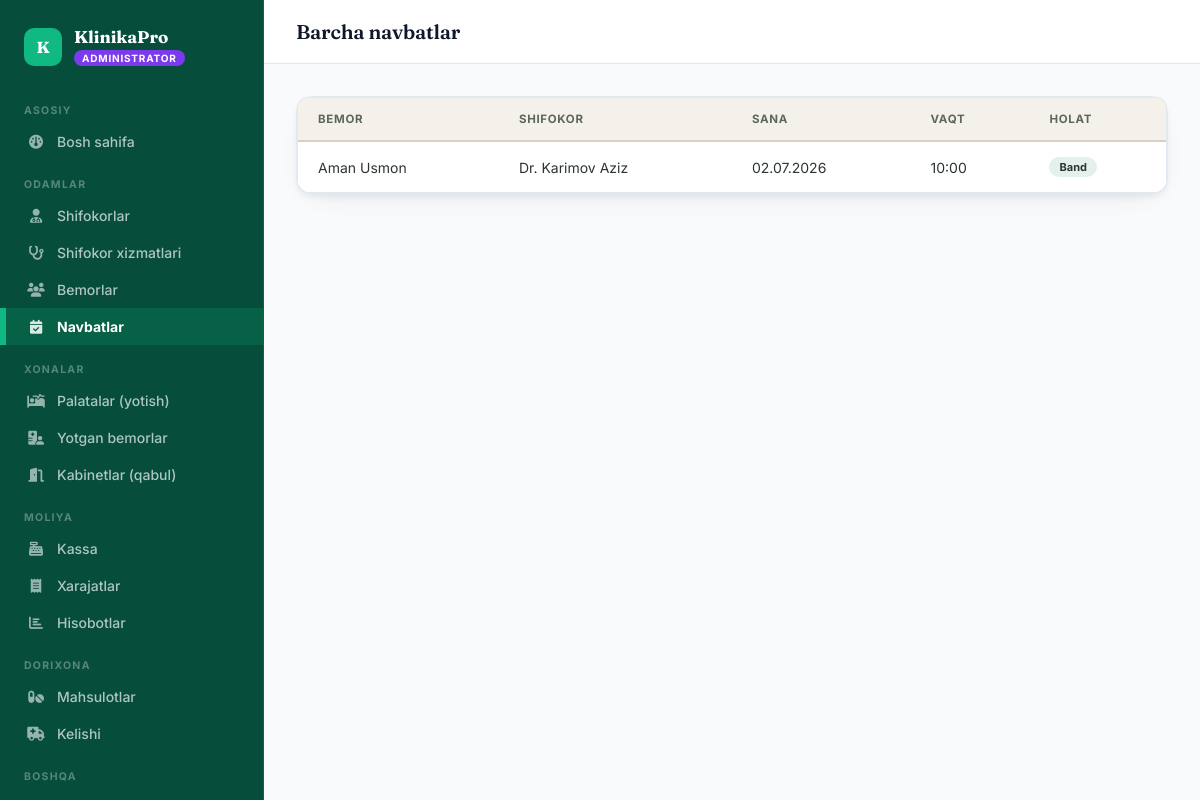
The page /appointments/admin/list/ (signed in) on the database its author committed.
### accounts/models.py (models this page shows, shortened)
class User(AbstractUser):
    ROLE_CHOICES = [
        ('admin', 'Administrator'),
        ('doctor', 'Shifokor'),
        ('patient', 'Bemor'),
    ]
    role = models.CharField(max_length=10, choices=ROLE_CHOICES, default='patient')
    phone = models.CharField(max_length=20, blank=True)

### appointments/models.py (models this page shows, shortened)
class Appointment(models.Model):
    STATUS = [
        ('booked', 'Band qilingan'),
        ('completed', 'Yakunlangan'),
        ('cancelled', 'Bekor qilingan'),
    ]
    patient = models.ForeignKey('patients.Patient', on_delete=models.CASCADE, related_name='appointments')
    doctor = models.ForeignKey('doctors.Doctor', on_delete=models.CASCADE, related_name='appointments')
    availability = models.OneToOneField('doctors.DoctorAvailability', on_delete=models.CASCADE, related_name='appointment')
    complaint = models.TextField(blank=True, verbose_name="Shikoyat / sabab")
    status = models.CharField(max_length=20, choices=STATUS, default='booked')
    created_at = models.DateTimeField(auto_now_add=True)
    class Meta:
        verbose_name = "Navbat (qabul)"
        verbose_name_plural = "Navbatlar (qabullar)"
        ordering = ['-created_at']

### patients/models.py (models this page shows, shortened)
class Patient(models.Model):
    GENDER_CHOICES = [('M', 'Erkak'), ('F', 'Ayol')]
    user = models.OneToOneField(settings.AUTH_USER_MODEL, on_delete=models.CASCADE, related_name='patient_profile')
    patient_id = models.CharField(max_length=20, unique=True, default=generate_patient_id, verbose_name="Bemor ID")
    first_name = models.CharField(max_length=100, verbose_name="Ism")
    last_name = models.CharField(max_length=100, verbose_name="Familiya")
    gender = models.CharField(max_length=1, choices=GENDER_CHOICES, verbose_name="Jinsi")
    birth_date = models.DateField(verbose_name="Tug'ilgan sana")
    phone = models.CharField(max_length=20, verbose_name="Telefon")
    address = models.TextField(blank=True, verbose_name="Manzil")
    blood_type = models.CharField(max_length=5, blank=True, verbose_name="Qon guruhi")
    allergies = models.TextField(blank=True, verbose_name="Allergiyalar")
    has_booked = models.BooleanField(default=False, verbose_name="Birinchi navbatni band qilganmi")
    registered_at = models.DateTimeField(auto_now_add=True)
    @property
    def full_name(self):
        return f"{self.last_name} {self.first_name}"
    class Meta:
        verbose_name = "Bemor"
        verbose_name_plural = "Bemorlar"

### doctors/models.py (models this page shows, shortened)
class Doctor(models.Model):
    GENDER_CHOICES = [('M', 'Erkak'), ('F', 'Ayol')]
    user = models.OneToOneField(settings.AUTH_USER_MODEL, on_delete=models.CASCADE, related_name='doctor_profile')
    first_name = models.CharField(max_length=100, verbose_name="1. Ism")
    last_name = models.CharField(max_length=100, verbose_name="2. Familiya")
    phone = models.CharField(max_length=20, verbose_name="3. Telefon")
    gender = models.CharField(max_length=1, choices=GENDER_CHOICES, verbose_name="4. Jinsi")
    specialization = models.ForeignKey(Specialization, on_delete=models.SET_NULL, null=True, verbose_name="5. Mutaxassislik")
    experience_years = models.PositiveIntegerField(default=0, verbose_name="6. Ish tajribasi (yil)")
    consultation_price = models.DecimalField(max_digits=12, decimal_places=0, default=0, verbose_name="7. Konsultatsiya narxi")
    cabinet = models.ForeignKey('rooms.Cabinet', on_delete=models.SET_NULL, null=True, blank=True, related_name='doctors', verbose_name="8. Kabinet (xona)")
    photo = models.ImageField(upload_to='doctors/', blank=True, verbose_name="9. Rasmi")
    bio = models.TextField(blank=True, verbose_name="10. Qisqacha ma'lumot")
    is_active = models.BooleanField(default=True)
    created_at = models.DateTimeField(auto_now_add=True)
    def __str__(self):
        return f"Dr. {self.last_name} {self.first_name}"
    class Meta:
        verbose_name = "Shifokor"
        verbose_name_plural = "Shifokorlar"

class DoctorAvailability(models.Model):
    doctor = models.ForeignKey(Doctor, on_delete=models.CASCADE, related_name='availabilities')
    date = models.DateField(verbose_name="Sana")
    start_time = models.TimeField(verbose_name="Boshlanish vaqti")
    end_time = models.TimeField(verbose_name="Tugash vaqti")
    is_booked = models.BooleanField(default=False, verbose_name="Band qilinganmi")
    class Meta:
        verbose_name = "Bo'sh vaqt"
        verbose_name_plural = "Bo'sh vaqtlar"
        ordering = ['date', 'start_time']
        unique_together = ['doctor', 'date', 'start_time']

### appointments/views.py (the view)
# urls.py: path('admin/list/', views.appointment_list_admin, name='appointment_list_admin'),
@login_required
@role_required('admin')
def appointment_list_admin(request):
    appointments = Appointment.objects.select_related('patient', 'doctor', 'availability').order_by('-created_at')[:100]
    return render(request, 'appointments/admin_list.html', {'appointments': appointments})

### templates/appointments/admin_list.html (shortened to what this page needs)
{% extends "base.html" %}
{% block page_title %}Barcha navbatlar{% endblock %}
{% block content %}
<div class="panel">
  <div class="tbl-wrap">
    <table>
      <thead><tr><th>Bemor</th><th>Shifokor</th><th>Sana</th><th>Vaqt</th><th>Holat</th></tr></thead>
      <tbody>
      {% for a in appointments %}
      <tr>
        <td>{{ a.patient.full_name }}</td>
        <td>{{ a.doctor }}</td>
        <td>{{ a.availability.date|date:"d.m.Y" }}</td>
        <td>{{ a.availability.start_time|time:"H:i" }}</td>
        <td>
          {% if a.status == "booked" %}<span class="tag tag-info">Band</span>
          {% elif a.status == "completed" %}<span class="tag tag-ok">Yakunlandi</span>
          {% else %}<span class="tag tag-muted">Bekor</span>{% endif %}
        </td>
      </tr>
      {% empty %}
      <tr><td colspan="5" class="empty-row"><i class="fa-solid fa-calendar"></i>Navbat yo'q</td></tr>
      {% endfor %}
      </tbody>
    </table>
  </div>
</div>
{% endblock %}

### templates/base.html (shortened to what this page needs)
<!DOCTYPE html>
<html lang="uz">
<head>
<link href="https://cdnjs.cloudflare.com/ajax/libs/font-awesome/6.4.0/css/all.min.css" rel="stylesheet">
</head>
<body>
{% if user.is_authenticated %}
<nav class="sidebar">
  <div class="sb-brand">
    <div class="sb-mark">K</div>
    <div>
      <div class="sb-name">KlinikaPro</div>
      <span class="sb-role-tag {{ user.role }}">{{ user.get_role_display }}</span>
    </div>
  </div>
  {% if user.role == 'admin' %}
  <div class="sb-section">Asosiy</div>
  <a href="{% url 'admin_dashboard' %}" class="sb-link {% if request.resolver_match.url_name == 'admin_dashboard' %}active{% endif %}"><i class="fa-solid fa-gauge"></i> Bosh sahifa</a>
  <div class="sb-section">Odamlar</div>
  <a href="{% url 'doctors' %}" class="sb-link "><i class="fa-solid fa-user-doctor"></i> Shifokorlar</a>
  <a href="{% url 'doctor_services_admin' %}" class="sb-link {% if request.resolver_match.url_name == 'doctor_services_admin' %}active{% endif %}"><i class="fa-solid fa-stethoscope"></i> Shifokor xizmatlari</a>
  <a href="{% url 'patients' %}" class="sb-link {% if request.resolver_match.url_name == 'patients' or request.resolver_match.url_name == 'patient_detail_admin' %}active{% endif %}"><i class="fa-solid fa-users"></i> Bemorlar</a>
  <a href="{% url 'appointment_list_admin' %}" class="sb-link {% if request.resolver_match.url_name == 'appointment_list_admin' %}active{% endif %}"><i class="fa-solid fa-calendar-check"></i> Navbatlar</a>
  <div class="sb-section">Xonalar</div>
  <a href="{% url 'wards' %}" class="sb-link {% if request.resolver_match.url_name == 'wards' %}active{% endif %}"><i class="fa-solid fa-bed-pulse"></i> Palatalar (yotish)</a>
  <a href="{% url 'admissions' %}" class="sb-link {% if request.resolver_match.url_name == 'admissions' %}active{% endif %}"><i class="fa-solid fa-hospital-user"></i> Yotgan bemorlar</a>
  <a href="{% url 'cabinets' %}" class="sb-link {% if request.resolver_match.url_name == 'cabinets' %}active{% endif %}"><i class="fa-solid fa-door-open"></i> Kabinetlar (qabul)</a>
  <div class="sb-section">Moliya</div>
  <a href="{% url 'kassa' %}" class="sb-link {% if request.resolver_match.url_name == 'kassa' %}active{% endif %}"><i class="fa-solid fa-cash-register"></i> Kassa</a>
  <a href="{% url 'expenses' %}" class="sb-link {% if request.resolver_match.url_name == 'expenses' %}active{% endif %}"><i class="fa-solid fa-receipt"></i> Xarajatlar</a>
  <a href="{% url 'reports' %}" class="sb-link {% if request.resolver_match.url_name == 'reports' %}active{% endif %}"><i class="fa-solid fa-chart-bar"></i> Hisobotlar</a>
  <div class="sb-section">Dorixona</div>
  <a href="{% url 'medicines' %}" class="sb-link {% if request.resolver_match.url_name == 'medicines' %}active{% endif %}"><i class="fa-solid fa-pills"></i> Mahsulotlar</a>
  <a href="{% url 'medicine_income' %}" class="sb-link {% if request.resolver_match.url_name == 'medicine_income' %}active{% endif %}"><i class="fa-solid fa-truck-medical"></i> Kelishi</a>
  <div class="sb-section">Boshqa</div>
  <a href="{% url 'operations' %}" class="sb-link {% if request.resolver_match.url_name == 'operations' %}active{% endif %}"> Operatsiyalar</a>
  {% endif %}
</nav>
<div class="main">
  <header class="topbar">
    <div>
      <h1>{% block page_title %}{% endblock %}</h1>
    </div>
  </header>
  <div class="content">
    {% block content %}{% endblock %}
  </div>
</div>
{% else %}
{% block noauth %}{% endblock %}
{% endif %}
</body>
</html>

### templates/base.html (style rules this page uses)
:root { --ink: #0f172a; --ink-soft: #475569; --paper: #f8fafc; --paper-raised: #ffffff; --line: #e2e8f0; --green: #10b981; --green-light: #34d399; --green-dark: #059669; --green-deep: #047857; --accent: #14b8a6; --gold: #d97706; --role-admin: #7c3aed; --role-admin-soft: #ede9fe; --role-doctor: #059669; --role-doctor-soft: #d1fae5; --role-patient: #ea580c; --role-patient-soft: #ffedd5; --radius: 16px; --radius-sm: 10px; --shadow-sm: 0 1px 3px rgba(15, 23, 42, 0.08); --shadow-md: 0 10px 15px -3px rgba(15, 23, 42, 0.1), 0 4px 6px -4px rgba(15, 23, 42, 0.1); --shadow-lg: 0 20px 25px -5px rgba(15, 23, 42, 0.1), 0 8px 10px -6px rgba(15, 23, 42, 0.1); }
* { box-sizing: border-box; margin: 0; padding: 0; }
html { scroll-behavior: smooth; }
body { font-family: 'Inter', sans-serif; background: var(--paper); color: var(--ink); display: flex; min-height: 100vh; font-size: 15px; -webkit-font-smoothing: antialiased; }
h1, h2, h3, .display { font-family: 'Fraunces', serif; font-weight: 600; letter-spacing: -0.01em; color: var(--ink); }
a { color: inherit; text-decoration: none; }
.sidebar { width: 264px; background: #064e3b; position: fixed; top: 0; left: 0; height: 100vh; overflow-y: auto; display: flex; flex-direction: column; border-right: 1px solid rgba(255,255,255,0.08); }
.sb-brand { padding: 28px 24px 20px; display: flex; align-items: center; gap: 12px; }
.sb-mark { width: 38px; height: 38px; background: #10b981; border-radius: 10px; display: flex; align-items: center; justify-content: center; color: white; font-size: 16px; flex-shrink: 0; font-family: 'Fraunces', serif; font-weight: 700; }
.sb-name { color: #fff; font-size: 17px; font-weight: 700; font-family: 'Fraunces', serif; line-height: 1.1; }
.sb-role-tag { display: inline-block; margin-top: 3px; font-size: 10px; font-weight: 700; letter-spacing: 0.08em; text-transform: uppercase; padding: 2px 8px; border-radius: 20px; }
.sb-role-tag.admin { background: var(--role-admin); color: white; }
.sb-section { padding: 18px 24px 6px; color: rgba(255,255,255,0.32); font-size: 10.5px; font-weight: 700; letter-spacing: 0.12em; text-transform: uppercase; }
.sb-link { display: flex; align-items: center; gap: 12px; padding: 10px 24px; color: rgba(255,255,255,0.68); font-size: 14px; font-weight: 500; border-left: 3px solid transparent; transition: all 0.15s; }
.sb-link i { width: 18px; text-align: center; font-size: 14px; opacity: 0.85; }
.sb-link.active { background: rgba(16, 185, 129, 0.18); color: #fff; border-left-color: #10b981; font-weight: 700; box-shadow: inset 3px 0 0 #10b981; }
.main { margin-left: 264px; flex: 1; display: flex; flex-direction: column; min-width: 0; }
.topbar { height: 64px; background: var(--paper-raised); border-bottom: 1px solid var(--line); display: flex; align-items: center; padding: 0 20px 0 32px; position: sticky; top: 0; z-index: 40; }
.topbar h1 { font-size: 20px; font-weight: 600; flex: 1; }
.content { padding: 32px; flex: 1; max-width: 1320px; }
.panel { background: var(--paper-raised); border-radius: var(--radius); border: 1px solid var(--line); box-shadow: 0 10px 30px -15px rgba(22, 36, 31, 0.12), 0 4px 6px -1px rgba(22, 36, 31, 0.06); transition: transform 0.2s ease, box-shadow 0.2s ease; }
.tbl-wrap { overflow-x: auto; border-radius: 10px; border: 1px solid var(--line); }
table { width: 100%; border-collapse: collapse; font-size: 14px; }
thead th { padding: 14px 20px; background: #f4f1ea; font-weight: 700; font-size: 11.5px; text-transform: uppercase; letter-spacing: 0.06em; color: #5c665f; text-align: left; white-space: nowrap; border-bottom: 2px solid #d9d2c4; }
tbody td { padding: 15px 20px; border-bottom: 1px solid #e8e2d6; vertical-align: middle; color: #2c3530; }
tbody tr:last-child td { border-bottom: none; }
.tag { display: inline-flex; align-items: center; gap: 4px; padding: 3px 10px; border-radius: 20px; font-size: 11px; font-weight: 700; }
.tag-info { background: #e4f0ee; color: var(--teal); }

### rows shown on the page
User: role "ADMINISTRATOR"
Appointment: patient.full_name "Aman Usmon", doctor "Dr. Karimov Aziz", availability "02.07.2026", availability.start_time "10:00", status "Band"
